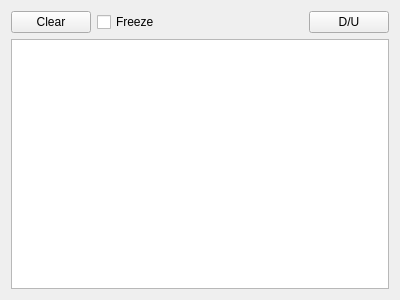
<?xml version="1.0" encoding="UTF-8"?>
<ui version="4.0">
 <class>CanRawViewPrivate</class>
 <widget class="QWidget" name="CanRawViewPrivate">
  <property name="geometry">
   <rect>
    <x>0</x>
    <y>0</y>
    <width>400</width>
    <height>300</height>
   </rect>
  </property>
  <property name="minimumSize">
   <size>
    <width>400</width>
    <height>250</height>
   </size>
  </property>
  <property name="baseSize">
   <size>
    <width>400</width>
    <height>300</height>
   </size>
  </property>
  <property name="windowTitle">
   <string>Form</string>
  </property>
  <layout class="QVBoxLayout" name="layout">
   <item>
    <layout class="QHBoxLayout" name="horizontalLayout">
     <item>
      <widget class="QPushButton" name="pbClear">
       <property name="text">
        <string>Clear</string>
       </property>
      </widget>
     </item>
     <item>
      <widget class="QCheckBox" name="freezeBox">
       <property name="text">
        <string>Freeze</string>
       </property>
      </widget>
     </item>
     <item>
      <spacer name="horizontalSpacer">
       <property name="orientation">
        <enum>Qt::Horizontal</enum>
       </property>
       <property name="sizeHint" stdset="0">
        <size>
         <width>40</width>
         <height>20</height>
        </size>
       </property>
      </spacer>
     </item>
     <item>
      <widget class="QPushButton" name="pbDockUndock">
       <property name="text">
        <string>D/U</string>
       </property>
      </widget>
     </item>
    </layout>
   </item>
   <item>
    <widget class="QTableView" name="tv">
     <property name="sizeAdjustPolicy">
      <enum>QAbstractScrollArea::AdjustToContents</enum>
     </property>
     <property name="editTriggers">
      <set>QAbstractItemView::NoEditTriggers</set>
     </property>
     <property name="dragEnabled">
      <bool>false</bool>
     </property>
     <property name="selectionMode">
      <enum>QAbstractItemView::NoSelection</enum>
     </property>
     <property name="selectionBehavior">
      <enum>QAbstractItemView::SelectItems</enum>
     </property>
     <property name="sortingEnabled">
      <bool>false</bool>
     </property>
     <attribute name="horizontalHeaderDefaultSectionSize">
      <number>60</number>
     </attribute>
     <attribute name="horizontalHeaderMinimumSectionSize">
      <number>40</number>
     </attribute>
     <attribute name="horizontalHeaderShowSortIndicator" stdset="0">
      <bool>true</bool>
     </attribute>
     <attribute name="horizontalHeaderStretchLastSection">
      <bool>true</bool>
     </attribute>
     <attribute name="verticalHeaderVisible">
      <bool>false</bool>
     </attribute>
     <attribute name="verticalHeaderShowSortIndicator" stdset="0">
      <bool>false</bool>
     </attribute>
    </widget>
   </item>
  </layout>
 </widget>
 <resources/>
 <connections/>
</ui>
